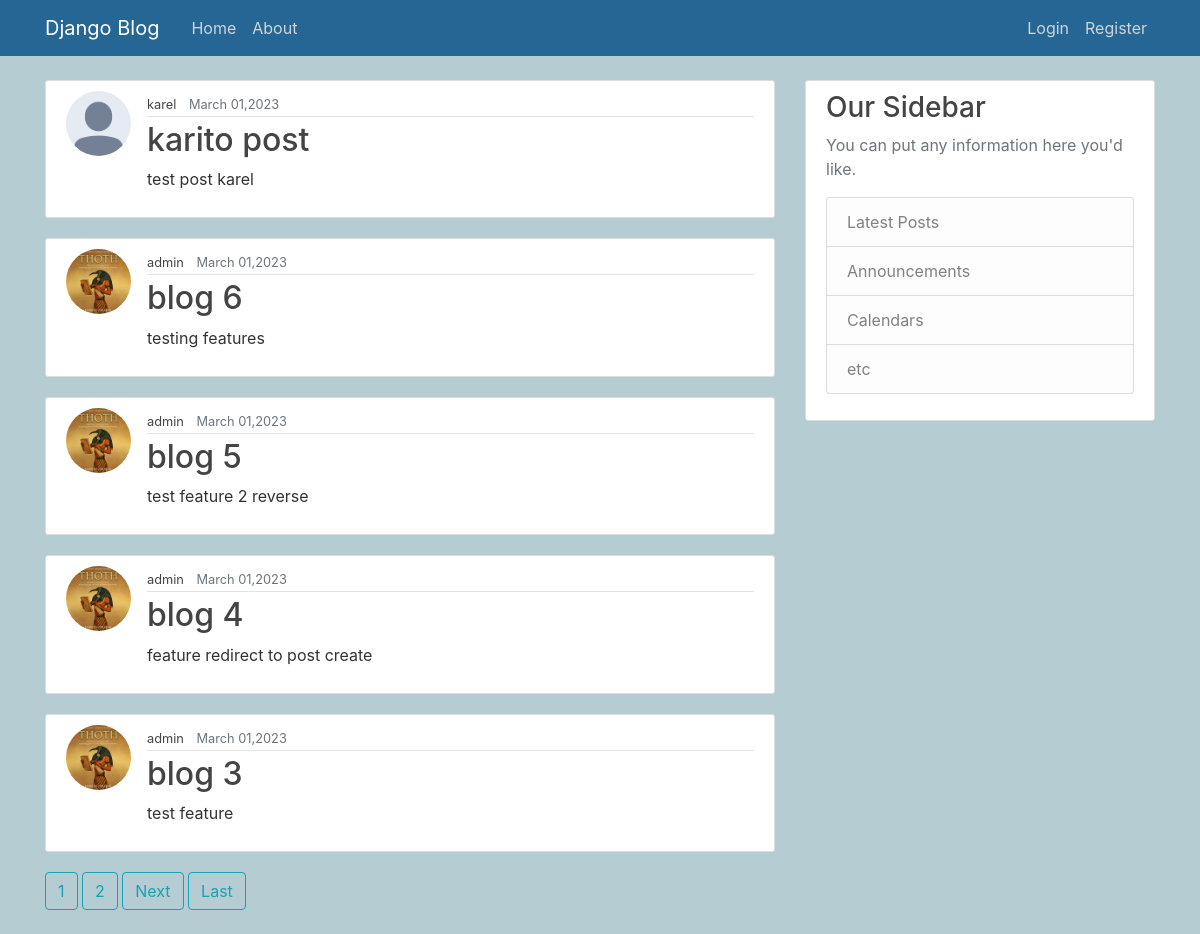
/, run on an earlier commit of the app's database.
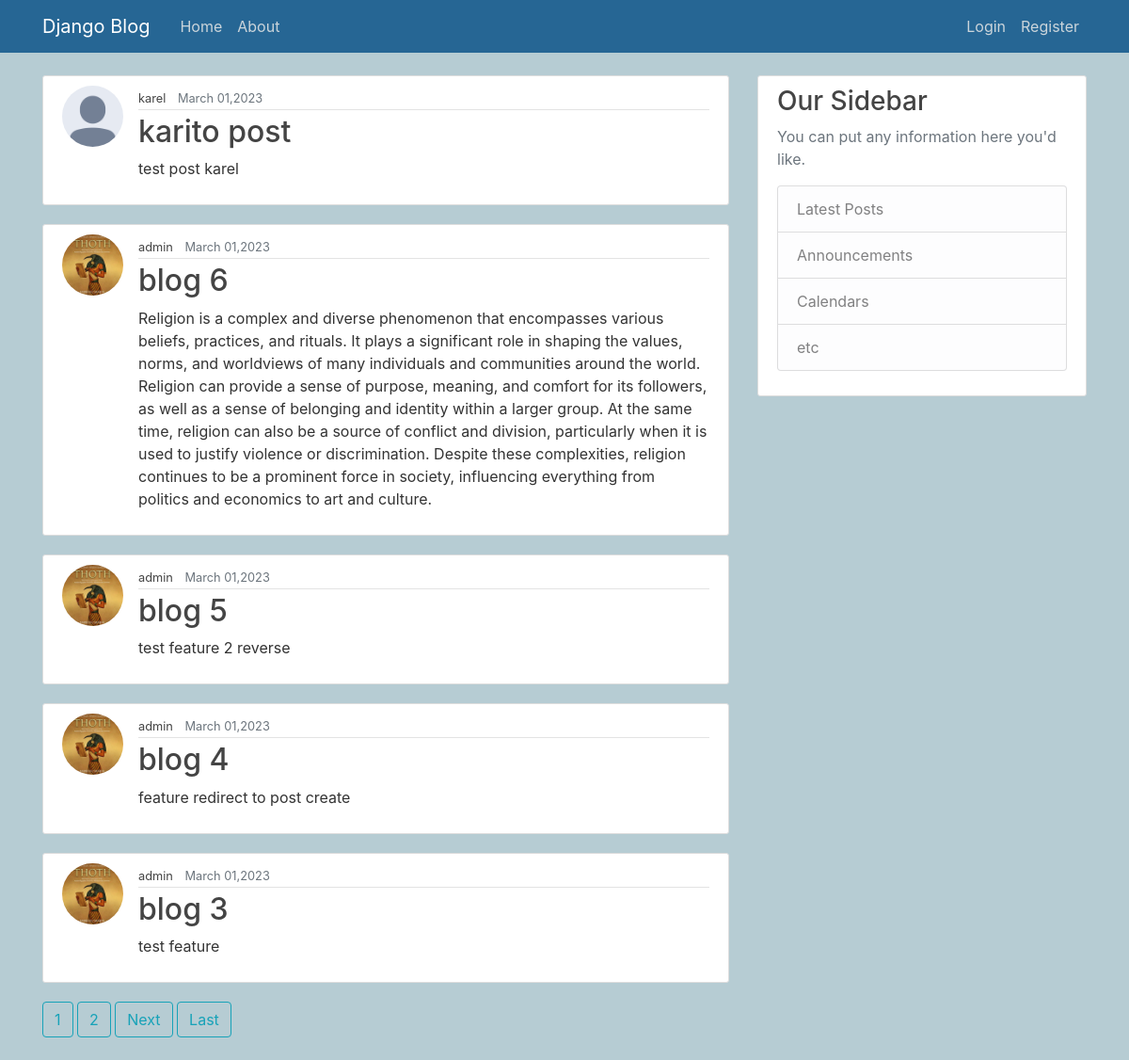
And on a later commit of the database.
### blog_app/models.py (models this page shows, shortened)
class Post(models.Model):
    title = models.CharField(max_length=200)
    content = models.TextField()
    date_posted = models.DateTimeField(default=timezone.now)
    author = models.ForeignKey(User, on_delete=models.CASCADE)

### user_app/models.py (models this page shows, shortened)
class Profile(models.Model):
    user = models.OneToOneField(User, on_delete=models.CASCADE)
    image = models.ImageField(default='default.jpg', upload_to='profile_pics')

### blog_app/views.py (the view)
# urls.py: path('', PostListView.as_view(), name='blog_app-home'),
class PostListView(ListView):
    model = Post
    template_name = 'blog_app/index.html'  # <app>/<model>_<viewtype>.html
    context_object_name = 'posts'
    ordering = ['-date_posted'] #organice the posts by date published
    paginate_by = 5 #number of posts per page

### blog_app/templates/blog_app/index.html (shortened to what this page needs)
{% extends 'blog_app/layout.html' %}
{% load static %}
{% block content %}
    {% for post in posts %}
        <article class="media content-section">
            <img class="rounded-circle article-img" src="{{ post.author.profile.image.url }}">
            <div class="media-body">
                <div class="article-metadata">
                    <small><a class="mr-2 article-title" href="#">{{ post.author }}</a></small>
                    <small class="text-muted">{{ post.date_posted|date:"F d,Y" }}</small>
                </div>
                <h2><a class="article-title" href="{% url 'blog_app-post-detail' post.id %}">{{ post.title }}</a></h2>
                <p class="article-content">{{ post.content }}</p>
            </div>
        </article>
    {% endfor %}
    {% if is_paginated %}
        {% for i in page_obj.paginator.page_range %}
            {% if page_obj.number == i %}
                <a class="btn btn-outline-info mb-4" href="?page={{ i }}">{{ i }}</a>
            {% elif i > page_obj.number|add:'-3' and i < page_obj.number|add:'3' %}
                <a class="btn btn-outline-info mb-4" href="?page={{ i }}">{{ i }}</a>
            {% endif %}
        {% endfor %}
        {% if page_obj.has_next %}
            <a class="btn btn-outline-info mb-4" href="?page={{ page_obj.next_page_number }}">Next</a>
            <a class="btn btn-outline-info mb-4" href="?page={{ page_obj.paginator.num_pages }}">Last</a>
        {% endif %}
    {% endif %}
{% endblock content %}

### blog_app/templates/blog_app/layout.html (shortened to what this page needs)
{% load static %}
<!DOCTYPE html>
<html>
    <head>
        <link rel="stylesheet" href="https://stackpath.bootstrapcdn.com/bootstrap/4.1.3/css/bootstrap.min.css">
        <link rel="stylesheet" type="text/css" href="{% static 'css/main.css' %}">
    </head>
    <body>
        <header class="site-header">
            <nav class="navbar navbar-expand-md navbar-dark bg-steel fixed-top">
                <div class="container">
                    <a class="navbar-brand mr-4" href="/">Django Blog</a>
                    <div class="collapse navbar-collapse" id="navbarToggle">
                        <div class="navbar-nav mr-auto">
                            <a class="nav-item nav-link" href="{% url 'blog_app-home' %}">Home</a>
                            <a class="nav-item nav-link" href="{% url 'blog_app-about' %}">About</a>
                        </div>
                        <div class="navbar-nav">
                            {% if user.is_authenticated %}
                            <a class="nav-item nav-link" href="{% url 'blog_app-post-create' %}">Create Post</a>
                            <a class="nav-item nav-link" href="{% url 'user_app-profile' %}">Profile</a>
                            <a class="nav-item nav-link" href="{% url 'user_app-logout' %}">Logout</a>
                            {% else %}
                                <a class="nav-item nav-link" href="{% url 'user_app-login' %}">Login</a>
                                <a class="nav-item nav-link" href="{% url 'user_app-register' %}">Register</a>
                            {% endif %}
                        </div>
                    </div>
                </div>
            </nav>
        </header>
        <main role="main" class="container">
            <div class="row">
                <div class="col-md-8">
                {% block content %}{% endblock %}
                </div>
                <div class="col-md-4">
                <div class="content-section">
                    <h3>Our Sidebar</h3>
                    <p class='text-muted'>You can put any information here you'd like.
                    <ul class="list-group">
                        <li class="list-group-item list-group-item-light">Latest Posts</li>
                        <li class="list-group-item list-group-item-light">Announcements</li>
                        <li class="list-group-item list-group-item-light">Calendars</li>
                        <li class="list-group-item list-group-item-light">etc</li>
                    </ul>
                    </p>
                </div>
                </div>
            </div>
        </main>
    </body>
</html>

### static/css/main.css (style rules this page uses)
body { background: #b6ccd3; color: #333333; margin-top: 5rem; }
h1, h2, h3, h4, h5, h6 { color: #444444; }
ul { margin: 0; }
.bg-steel { background-color: #266694; }
.site-header .navbar-nav .nav-link { color: #cbd5db; }
.content-section { background: #ffffff; padding: 10px 20px; border: 1px solid #dddddd; border-radius: 3px; margin-bottom: 20px; }
.article-title { color: #444444; }
.article-content { white-space: pre-line; }
.article-img { height: 65px; width: 65px; margin-right: 16px; }
.article-metadata { padding-bottom: 1px; margin-bottom: 4px; border-bottom: 1px solid #e3e3e3 }
h1, h2, h3, h4, h5, h6, { font-family: 'Raleway', sans-serif; }
a, { color: #4b5156 }

What changed in the data, as far as the page shows it:
changed Post "blog 6": content "testing features" → "Religion is a complex and diverse phenomenon that encompasses various beliefs, practices, and rituals. It plays a significant role in shaping the values, norms, and worldviews of many individuals and communities around the world. Religion can provide a sense of purpose, meaning, and comfort for its followers, as well as a sense of belonging and identity within a larger group. At the same time, religion can also be a source of conflict and division, particularly when it is used to justify violence or discrimination. Despite these complexities, religion continues to be a prominent force in society, influencing everything from politics and economics to art and culture."
